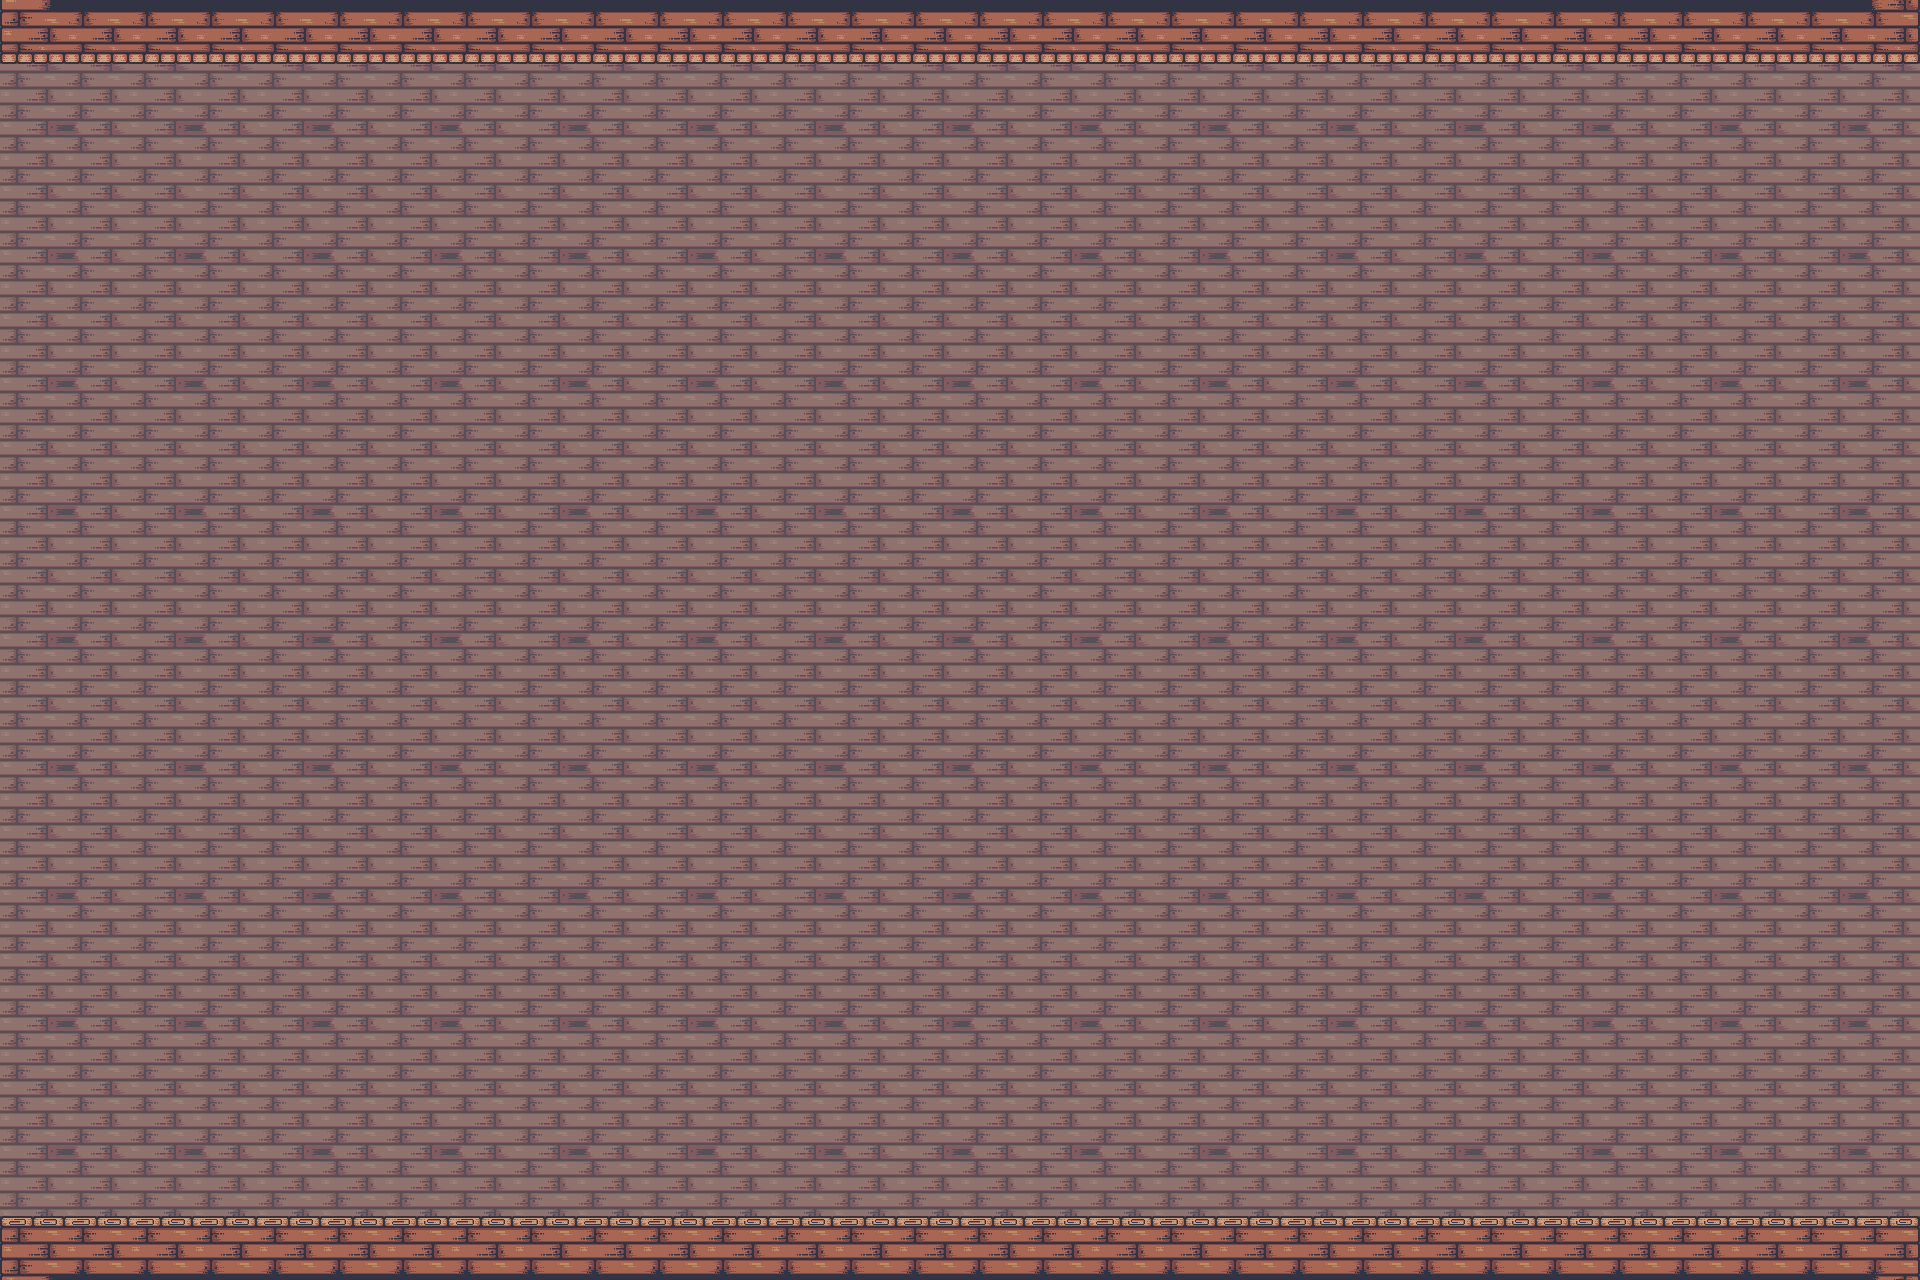

This is a level from a 2D game, rendered from its Tiled map with the project's own tilesets. A one-line summary and the complete map file follow:
An orthogonal 30x20 tile map with 64x64 px tiles, 1 tile layer (Background).

<map version="1.10" tiledversion="1.11.2" orientation="orthogonal" renderorder="right-down" width="30" height="20" tilewidth="64" tileheight="64" infinite="0" nextlayerid="3" nextobjectid="1">
 <editorsettings>
  <export target="../levels/main_scene..lua" format="lua" />
 </editorsettings>
 <tileset firstgid="1" name="Tile-Sets (64-64)" tilewidth="64" tileheight="64" tilecount="30" columns="6">
  <image source="Tile-Sets (64-64).png" width="384" height="320" />
 </tileset>
 <layer id="1" name="Background" width="30" height="20">
  <data encoding="csv">
13,14,14,14,14,14,14,14,14,14,14,14,14,14,14,14,14,14,14,14,14,14,14,14,14,14,14,14,14,15,
21,22,21,22,21,22,21,22,21,22,21,22,21,22,21,22,21,22,21,22,21,22,21,22,21,22,21,22,21,22,
27,28,27,28,27,28,27,28,27,28,27,28,27,28,27,28,27,28,27,28,27,28,27,28,27,28,27,28,27,28,
21,22,21,22,21,22,21,22,21,22,21,22,21,22,21,22,21,22,21,22,21,22,21,22,21,22,21,22,21,22,
27,28,27,28,27,28,27,28,27,28,27,28,27,28,27,28,27,28,27,28,27,28,27,28,27,28,27,28,27,28,
21,22,21,22,21,22,21,22,21,22,21,22,21,22,21,22,21,22,21,22,21,22,21,22,21,22,21,22,21,22,
27,28,27,28,27,28,27,28,27,28,27,28,27,28,27,28,27,28,27,28,27,28,27,28,27,28,27,28,27,28,
21,22,21,22,21,22,21,22,21,22,21,22,21,22,21,22,21,22,21,22,21,22,21,22,21,22,21,22,21,22,
27,28,27,28,27,28,27,28,27,28,27,28,27,28,27,28,27,28,27,28,27,28,27,28,27,28,27,28,27,28,
21,22,21,22,21,22,21,22,21,22,21,22,21,22,21,22,21,22,21,22,21,22,21,22,21,22,21,22,21,22,
27,28,27,28,27,28,27,28,27,28,27,28,27,28,27,28,27,28,27,28,27,28,27,28,27,28,27,28,27,28,
21,22,21,22,21,22,21,22,21,22,21,22,21,22,21,22,21,22,21,22,21,22,21,22,21,22,21,22,21,22,
27,28,27,28,27,28,27,28,27,28,27,28,27,28,27,28,27,28,27,28,27,28,27,28,27,28,27,28,27,28,
21,22,21,22,21,22,21,22,21,22,21,22,21,22,21,22,21,22,21,22,21,22,21,22,21,22,21,22,21,22,
27,28,27,28,27,28,27,28,27,28,27,28,27,28,27,28,27,28,27,28,27,28,27,28,27,28,27,28,27,28,
21,22,21,22,21,22,21,22,21,22,21,22,21,22,21,22,21,22,21,22,21,22,21,22,21,22,21,22,21,22,
27,28,27,28,27,28,27,28,27,28,27,28,27,28,27,28,27,28,27,28,27,28,27,28,27,28,27,28,27,28,
21,22,21,22,21,22,21,22,21,22,21,22,21,22,21,22,21,22,21,22,21,22,21,22,21,22,21,22,21,22,
27,28,27,28,27,28,27,28,27,28,27,28,27,28,27,28,27,28,27,28,27,28,27,28,27,28,27,28,27,28,
1,2,2,2,2,2,2,2,2,2,2,2,2,2,2,2,2,2,2,2,2,2,2,2,2,2,2,2,2,3
</data>
 </layer>
</map>
